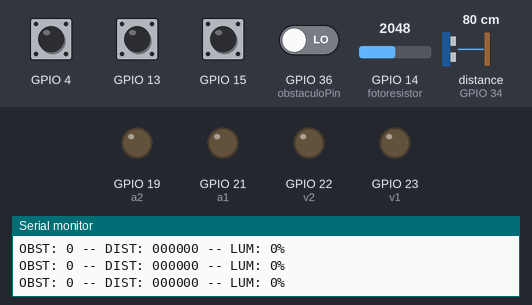
Recording of a sketch running on a simulated ESP32. On the bench: output pins drawn as LEDs (lit = HIGH), the last lines printed to the serial monitor. The test bench sets the inputs (shaded band); at power-on: GPIO 4, GPIO 13, GPIO 15 HIGH, GPIO 36 (obstaculoPin) LOW, GPIO 14 (fotoresistor) = 2048, distance to the obstacle (sensor on GPIO 34) 80 cm. The echo pulse lasts 58.3 µs per cm; pins used as bus, display or sensor lines are not drawn.

Above: at 1.4 s.
1.5 s: GPIO 4 pulled LOW for 0.35 s
At 2.0 s:
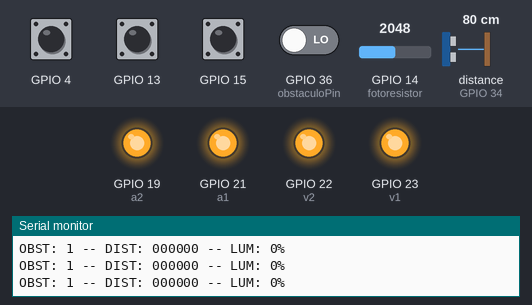
3.7 s: GPIO 15 pulled LOW for 0.35 s
At 4.9 s:
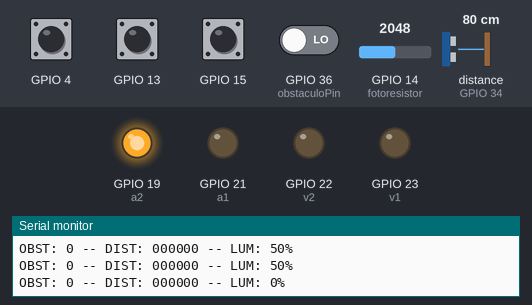
5.6 s: GPIO 13 pulled LOW for 0.35 s
At 5.96 s:
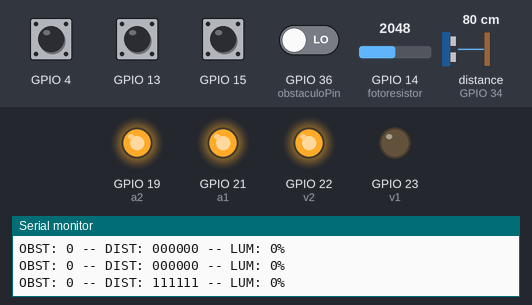
Timing chart, 0 to 8.6 s (numbered marks = the images above; inputs shaded):
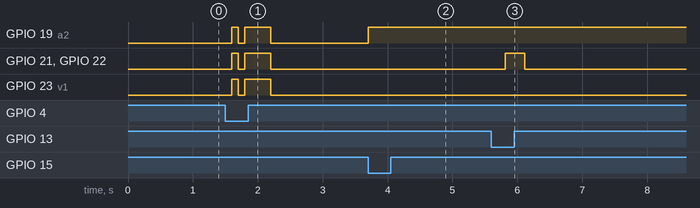

The sketch:

P3A2-SistemaSensado.ino
```cpp
#include <NewPing.h>
//Definicion de los pines de los LEDs
#define v1 23
#define v2 22
#define a1 21
#define a2 19
#define r1 18
#define r2 5
#define obstaculoPin 36
#define trigPin 32
#define echoPin 34
#define fotoresistor 14

byte LEDS[] = {v1, v2, a1, a2, r1, r2};


NewPing sonar(trigPin,echoPin,100);
//int duracion;
int distancia;
//int velSonido = 0.0343; //cm/microsegundo


bool obstaculo;
bool temporizador;

bool d1;
bool d2;
bool d3;
bool d4;
bool d5;
bool d6;

bool continua;
int luminosidad;
const int controlLEDPWM  = 1023;
//6142 - Valor máximo después del ajuste
//

int lecturaTouch;
bool bandera1;
bool bandera2;
bool bandera3;
bool error;


void setup() {
  pinMode(v1, OUTPUT);
  pinMode(v2, OUTPUT);
  pinMode(a1, OUTPUT);
  pinMode(a2, OUTPUT);
  pinMode(r1, OUTPUT);
  pinMode(r2, OUTPUT);
  pinMode(obstaculoPin, INPUT);
  pinMode(echoPin, INPUT);
  pinMode(trigPin, OUTPUT);
  Serial.begin(115200);
  ledcSetup(0, 1000, 10);
}

void loop() {
  lecturaTouch = touchRead(T0);
  bandera1 = lecturaTouch < 30;
  lecturaTouch = touchRead(T4);
  bandera2 = lecturaTouch < 30;
  lecturaTouch = touchRead(T3);
  bandera3 = lecturaTouch < 30;
  errorTouch();
  reset();
  if(bandera1) detectaObstaculo();
  if(bandera2) ultrasonico();
  if(bandera3) detectaLuminosidad();
  //Imprime resultados de rutinas
  imprime();
  delay(300);
}


void reset(){
  obstaculo = 0;
  d1 = 0;
  d2 = 0;
  d3 = 0;
  d4 = 0;
  d5 = 0;
  d6 = 0;
  luminosidad = 0;
  apagaLuces();
}

void imprime(){
  Serial.print("OBST: ");
  Serial.print(obstaculo);
  Serial.print(" -- DIST: ");
  Serial.print(d1);
  Serial.print(d2);
  Serial.print(d3);
  Serial.print(d4);
  Serial.print(d5);
  Serial.print(d6);
  Serial.print(" -- LUM: ");
  Serial.print(luminosidad);
  Serial.println("%");
}


void errorTouch(){
  error = (bandera1&&bandera2)||(bandera2&&bandera3)||(bandera1&&bandera3);
  if (error){
    bandera1 = false;
    bandera2 = false;
    bandera3 = false;
  }
}

void detectaLuminosidad(){
  //Min 0 - Max 4095
  byte anterior;
  byte c;
  while(bandera3){
    apagaLuces();
    continua = 1;
    c = 5;
    luminosidad = analogRead(fotoresistor);
    luminosidad = map(luminosidad, 0, 4095, 0, 6138);
    while(continua){
      if(luminosidad >= c*controlLEDPWM){
        if(anterior != c){
          ledcDetachPin(LEDS[anterior]);
          ledcAttachPin(LEDS[c], 0);
        }
        ledcWrite(0,(c + 1)*controlLEDPWM - luminosidad);
        continua = 0;
      }
      else{
        digitalWrite(LEDS[c], HIGH);
        c--;
      }
    }
    luminosidad = map(luminosidad, 0, 6138, 0, 100);
    imprime();
    lecturaTouch = touchRead(T3);
    bandera3 = lecturaTouch < 30;
    anterior = c;
    if(!bandera3){
      ledcDetachPin(LEDS[c]);
      digitalWrite(LEDS[c], LOW);
    }
    delay(200);
  }
}

void detectaObstaculo(){
  temporizador = 0;
  while(bandera1){
    obstaculo = not(digitalRead(obstaculoPin));
    imprime();
    if(obstaculo && temporizador){
      prendeLuces();
    }
    else{
      apagaLuces();
    }
    delay(100);
    temporizador = !temporizador;
    lecturaTouch = touchRead(T0);
    bandera1 = lecturaTouch < 30;
  }
}


void ultrasonico(){
  //Se reemplazo gran parte del código gracias a la librería
  //digitalWrite(trigPin,LOW);
  //delayMicroseconds(2);
  //digitalWrite(trigPin,HIGH);
  //delayMicroseconds(10);
  //digitalWrite(trigPin,LOW);
  //duracion = pulseIn(echoPin,HIGH);
  //Serial.println(duracion);
  //distancia = velSonido * duracion * 0.5;
  distancia = sonar.ping_cm();
  if(distancia > 30){
    digitalWrite(v1,HIGH);
    d1 = 1;
  }
  if(distancia > 25){
    digitalWrite(v2,HIGH);
    d2 = 1;
  }
  if(distancia > 20){
    digitalWrite(a1,HIGH);
    d3 = 1;
  }
  if(distancia > 15){
    digitalWrite(a2,HIGH);
    d4 = 1;
  }
  if(distancia > 10){
    digitalWrite(r1,HIGH);
    d5 = 1;
  }
  if(distancia > 5){
    digitalWrite(r2,HIGH);
    d6 = 1;
  }
}


void prendeLuces(){
  digitalWrite(v1,HIGH);
  digitalWrite(v2,HIGH);
  digitalWrite(a1,HIGH);
  digitalWrite(a2,HIGH);
  digitalWrite(r1,HIGH);
  digitalWrite(r2,HIGH);
}
void apagaLuces(){
  digitalWrite(v1,LOW);
  digitalWrite(v2,LOW);
  digitalWrite(a1,LOW);
  digitalWrite(a2,LOW);
  digitalWrite(r1,LOW);
  digitalWrite(r2,LOW);
}
```

Measured:
- after the input at 1.5 s, GPIO 19 (a2), GPIO 21 (a1), GPIO 22 (v2), GPIO 23 (v1): LOW → HIGH after 0.10 s, → LOW 0.10 s later, → HIGH 0.10 s later, → LOW 0.40 s later
- after the input at 3.7 s, GPIO 19 (a2): LOW → HIGH at once
- after the input at 5.6 s, GPIO 21 (a1), GPIO 22 (v2): LOW → HIGH after 0.21 s, → LOW 0.30 s later
